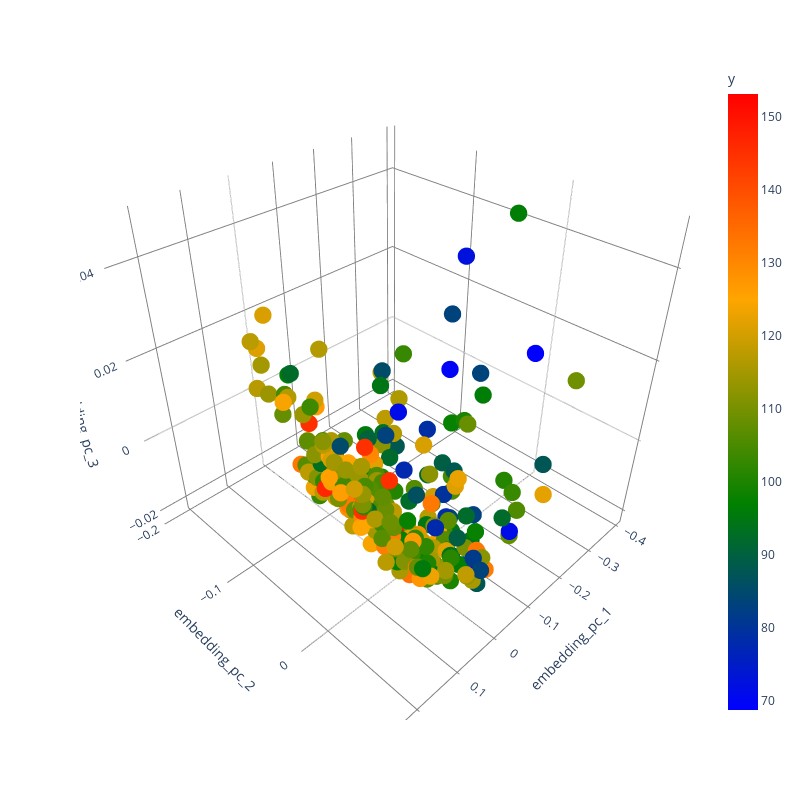

This figure's notebook cell:
### Code cell
fig = px.scatter_3d(test_df, x='embedding_pc_1', y='embedding_pc_2', z='embedding_pc_3',
              color='y', color_continuous_scale=["blue", "green", "orange", "red"])
fig.update_traces(marker=dict(size=6))
fig.update_layout(
    width=800,  # Adjust width as needed
    height=800,  # Adjust height as needed
    scene=dict(
        xaxis=dict(gridcolor='grey', backgroundcolor='white'),
        yaxis=dict(gridcolor='grey', backgroundcolor='white'),
        zaxis=dict(gridcolor='grey', backgroundcolor='white'),
        bgcolor='white'
    ),
    paper_bgcolor='white',
    plot_bgcolor='white'
)
ref_point = test_df.iloc[[0]]
# fig.add_scatter3d(x=ref_point['embedding_pc_1'], y=ref_point['embedding_pc_2'], z=ref_point['embedding_pc_3'],
#                   mode='markers', marker=dict(size=12, color='black'), name='Specific Point')
# fig.write_image("embedding.svg", format='svg')
fig.show()

### Figure 1 — Plotly figure (JSON) as saved in the notebook; plotly's stock layout.template omitted (floating-point values rounded to 4 significant figures; data arrays with more than 128 entries replaced by an {"elided": "..."} marker saying what was removed)
{"data": [{"hovertemplate": "embedding_pc_1=%{x}<br>embedding_pc_2=%{y}<br>embedding_pc_3=%{z}<br>y=%{marker.color}<extra></extra>", "legendgroup": "", "marker": {"color": {"elided": "308 float values"}, "coloraxis": "coloraxis", "size": 6, "symbol": "circle"}, "mode": "markers", "name": "", "scene": "scene", "showlegend": false, "type": "scatter3d", "x": {"elided": "308 float values"}, "y": {"elided": "308 float values"}, "z": {"elided": "308 float values"}}], "layout": {"coloraxis": {"colorbar": {"title": {"text": "y"}}, "colorscale": [[0, "blue"], [0.3333, "green"], [0.6667, "orange"], [1, "red"]]}, "height": 800, "legend": {"tracegroupgap": 0}, "margin": {"t": 60}, "paper_bgcolor": "white", "plot_bgcolor": "white", "scene": {"bgcolor": "white", "domain": {"x": [0, 1], "y": [0, 1]}, "xaxis": {"backgroundcolor": "white", "gridcolor": "grey", "title": {"text": "embedding_pc_1"}}, "yaxis": {"backgroundcolor": "white", "gridcolor": "grey", "title": {"text": "embedding_pc_2"}}, "zaxis": {"backgroundcolor": "white", "gridcolor": "grey", "title": {"text": "embedding_pc_3"}}}, "width": 800}}
